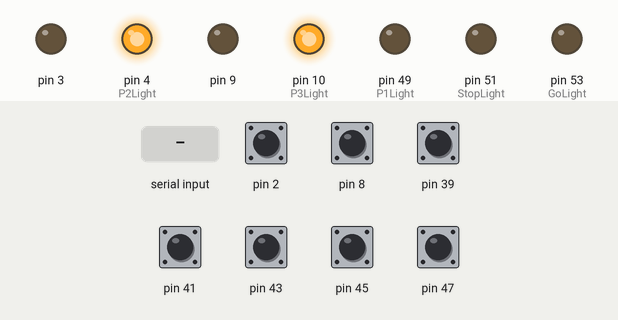
Simulated run of this sketch. Board: Arduino Mega 2560, built with avr-gcc and run on an emulated ATmega2560. Shown: output pins drawn as LEDs (lit = HIGH). The test bench sets the inputs (shaded band); at power-on: pin 2, pin 8, pin 39, pin 41, pin 43, pin 45, pin 47 HIGH.

Above: at 1.2 s.
1.3 s: "0" received over Serial
At 2.0 s:
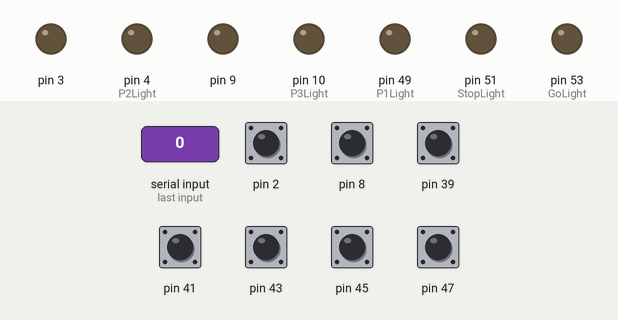
2.8 s: "1" received over Serial
At 3.1 s:
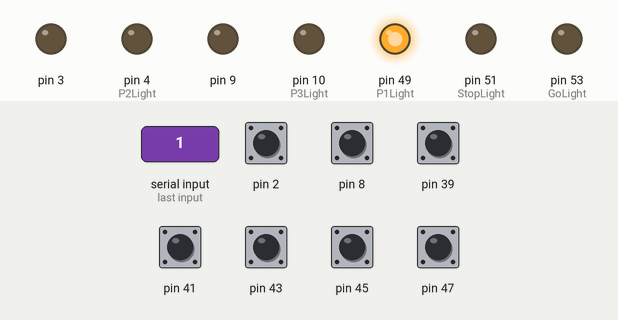
4.3 s: "2" received over Serial
At 5.5 s:
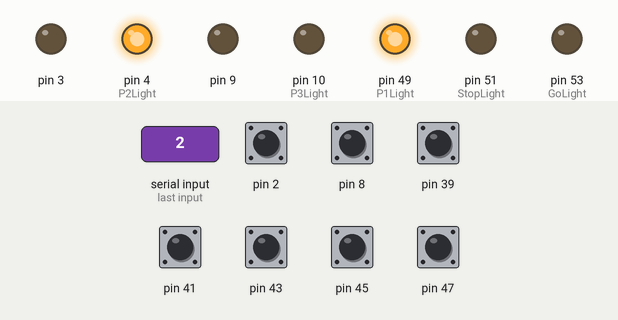
5.8 s: "3" received over Serial
At 6.6 s:
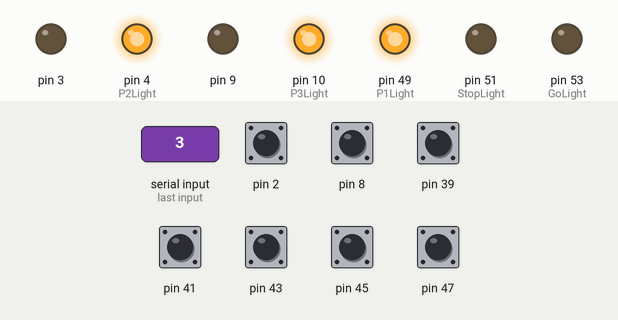
7.3 s: "G" received over Serial
At 7.8 s:
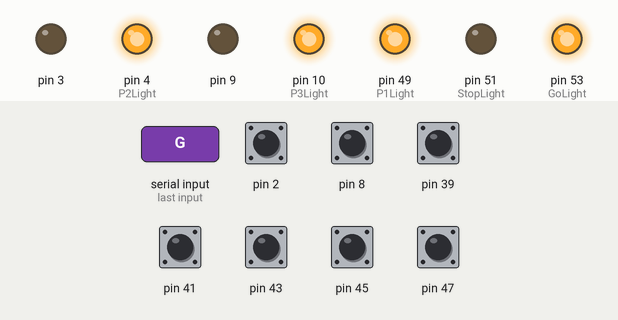
8.8 s: "S" received over Serial
At 10.1 s:
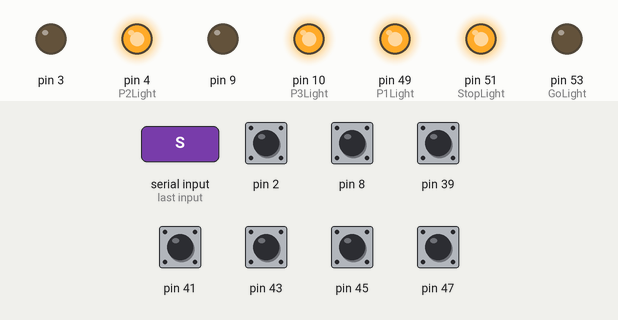
Timing chart, 0 to 11.3 s (numbered marks = the images above; inputs shaded):
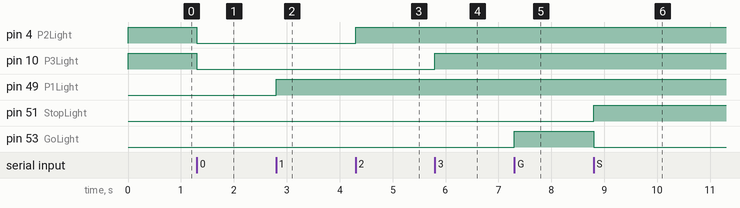

The sketch:

catanh.ino
```cpp
int StartButton = 47;
int PauseButton = 45;
int GoTimeButton = 43;
int RollButton = 41;
int P1EndButton = 39;
int P1Light = 49;

int P2EndButton = 2;
int P2Light = 4;

int P3EndButton = 8;
int P3Light = 10;

int GoLight = 53;
int StopLight = 51;

void setup() {
  // put your setup code here, to run once:
  pinMode(53, OUTPUT);
  pinMode(51, OUTPUT);
  pinMode(49, OUTPUT);

  pinMode(47, INPUT);
  pinMode(45, INPUT);
  pinMode(43, INPUT);
  pinMode(41, INPUT);
  pinMode(39, INPUT);

  pinMode(3, OUTPUT);
  digitalWrite(3, LOW);
  pinMode(9, OUTPUT);
  digitalWrite(9, LOW);

  digitalWrite(47, HIGH);
  digitalWrite(45, HIGH);
  digitalWrite(43, HIGH);
  digitalWrite(41, HIGH);
  digitalWrite(39, HIGH);

  pinMode(2, INPUT);
  pinMode(8, INPUT);
  digitalWrite(2, HIGH);
  digitalWrite(8, HIGH);

  pinMode(4, OUTPUT);
  pinMode(10, OUTPUT);
  digitalWrite(4, HIGH);
  digitalWrite(10, HIGH);

  Serial.begin(9600);

}

void debounce(int pin){
    while (digitalRead(pin)==LOW){}
    delay(150);
}

boolean buttonPressed(int button){
   if (digitalRead(button) == LOW){
      debounce(button);
       return true;
   }
   else{
       return false;
   }
}

void loop() {
  if (buttonPressed(StartButton)){
     Serial.print("S");
  }
  if (buttonPressed(PauseButton)){
     Serial.print("P");
  }
  if (buttonPressed(GoTimeButton)){
     Serial.print("G");
  }
  if (buttonPressed(RollButton)){
     Serial.print("R");
  }

  if (buttonPressed(P1EndButton)){
     Serial.print("1");
  }
  if (buttonPressed(P2EndButton)){
     Serial.print("2");
  }
  if (buttonPressed(P3EndButton)){
     Serial.print("3");
  }

  if (Serial.available()){
      char s = Serial.read();
      if (s=='0'){
         //turn off player lights
         digitalWrite(P1Light, LOW);
         digitalWrite(P2Light, LOW);
         digitalWrite(P3Light, LOW);
      }
      if (s=='1'){
         //turn on player light 1
         digitalWrite(P1Light, HIGH);
      }
      if (s=='2'){
         //turn on player light 2
         digitalWrite(P2Light, HIGH);
      }
      if (s=='3'){
         //turn on player light 3
         digitalWrite(P3Light, HIGH);
      }
      if (s=='G'){
         //turn on go light
         digitalWrite(GoLight, HIGH);
         digitalWrite(StopLight, LOW);
      }
      if (s=='S'){
         //turn on stop light
         digitalWrite(StopLight, HIGH);
         digitalWrite(GoLight, LOW);
      }
  }
}
```

Measured:
- after the input at 1.3 s, pin 4 (P2Light), pin 10 (P3Light): HIGH → LOW at once
- after the input at 2.8 s, pin 49 (P1Light): LOW → HIGH at once
- after the input at 4.3 s, pin 4 (P2Light): LOW → HIGH at once
- after the input at 5.8 s, pin 10 (P3Light): LOW → HIGH at once
- after the input at 7.3 s, pin 53 (GoLight): LOW → HIGH at once
- after the input at 8.8 s, pin 51 (StopLight): LOW → HIGH at once; pin 53 (GoLight): HIGH → LOW at once
